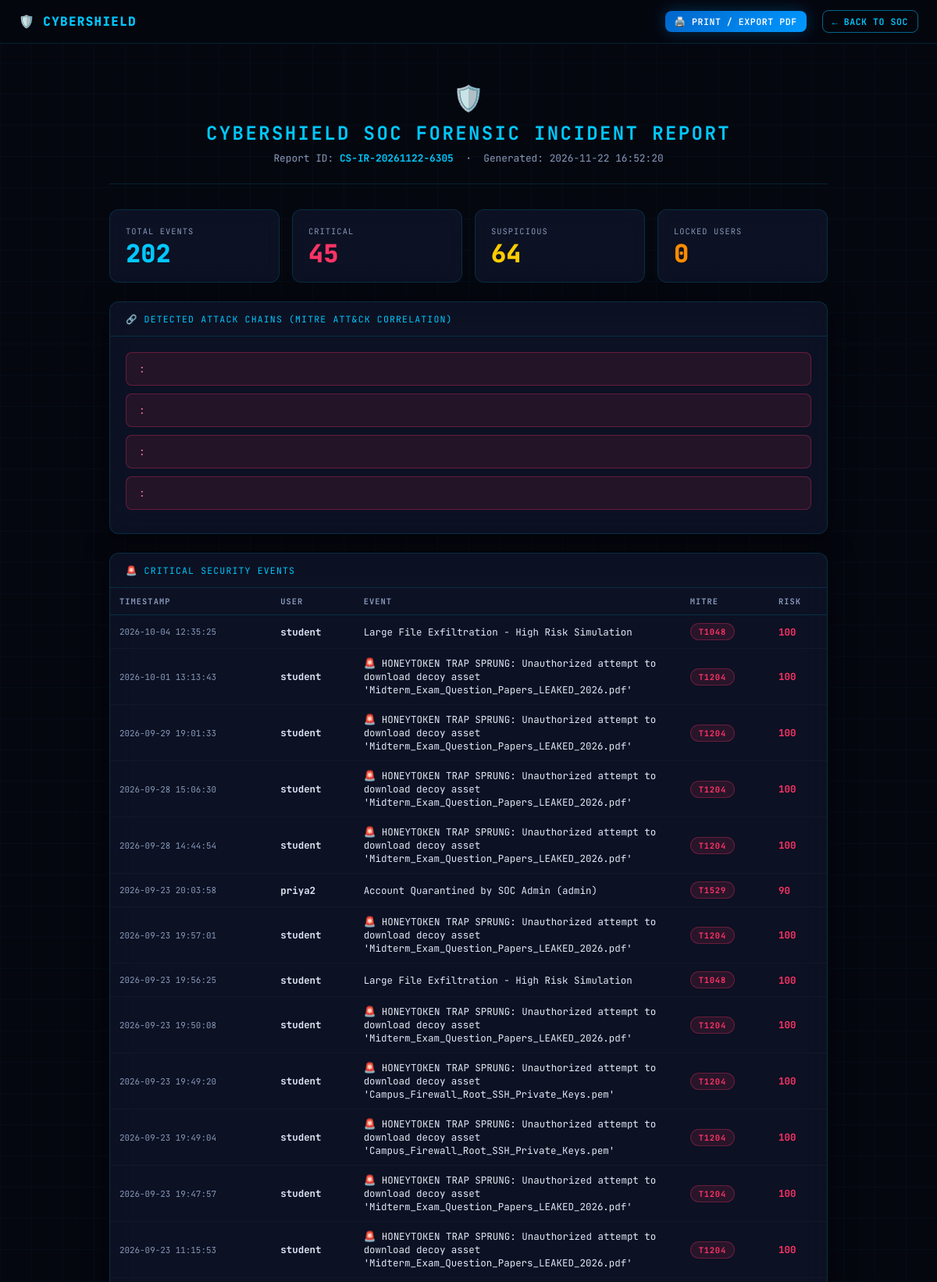
/admin/incident-report (signed in, upper part), run on the app's committed database.
### tables this page shows
CREATE TABLE activities (
            id INTEGER PRIMARY KEY AUTOINCREMENT,
            username TEXT NOT NULL,
            activity TEXT NOT NULL,
            risk_score INTEGER DEFAULT 0,
            threat_level TEXT DEFAULT 'Normal'
        , timestamp TEXT, mitre_id TEXT DEFAULT 'T1078');

### app.py (the view)
@app.route("/admin/incident-report")
def admin_incident_report():
    if session.get("role") != "admin":
        return "Access Denied: SOC Administrator privileges required.", 403
    stats = get_security_stats()
    activities = get_all_activities(limit=100)
    critical_events = [a for a in activities if a.get("threat_level") == "Critical"]
    users = get_all_users()
    locked_users = [u for u in users if u.get("is_locked") == 1]
    policies = get_all_policies()
    act_texts = [a["activity"] for a in reversed(activities)]
    detected_chains = detect_attack_chain(act_texts, window_size=20)
    report_id = f"CS-IR-{datetime.now().strftime('%Y%m%d')}-{random.randint(1000, 9999)}"
    return render_template(
        "incident_report.html",
        report_id=report_id,
        stats=stats,
        activities=activities[:25],
        critical_events=critical_events,
        locked_users=locked_users,
        policies=policies,
        detected_chains=detected_chains,
        generated_at=datetime.now().strftime("%Y-%m-%d %H:%M:%S")
    )

### database.py (called while the page is built)
def get_connection():
    conn = sqlite3.connect(DATABASE)
    conn.row_factory = sqlite3.Row
    return conn

def get_all_users():
    conn = get_connection()
    cursor = conn.cursor()
    cursor.execute("""
        SELECT id, username, email, phone, role, trust_score, is_locked, failed_attempts, last_login_time, last_login_location
        FROM users
        ORDER BY id ASC
    """)
    rows = cursor.fetchall()
    conn.close()
    return [dict(r) for r in rows]

def get_all_activities(limit=50):
    conn = get_connection()
    cursor = conn.cursor()
    cursor.execute("""
        SELECT a.id, a.username, a.activity, a.risk_score, a.threat_level, COALESCE(a.mitre_id, 'T1078') as mitre_id, a.timestamp, u.trust_score
        FROM activities a
        LEFT JOIN users u ON a.username = u.username
        ORDER BY a.id DESC
        LIMIT ?
    """, (limit,))
    rows = cursor.fetchall()
    conn.close()
    return [dict(r) for r in rows]

def get_all_policies():
    conn = get_connection()
    cursor = conn.cursor()
    cursor.execute("SELECT key, value, description FROM security_policies ORDER BY key ASC")
    rows = cursor.fetchall()
    conn.close()
    return [dict(r) for r in rows]

### templates/incident_report.html (shortened to what this page needs)
<!DOCTYPE html>
<html lang="en">
<head>
<link rel="stylesheet" href="/static/css/cybershield.css">
</head>
<body>
<nav class="navbar no-print">
  <a class="navbar-brand" href="/admin"><span class="shield-icon">🛡️</span> CYBERSHIELD</a>
  <div class="nav-links">
    <button onclick="window.print()" class="btn btn-primary btn-sm">🖨️ Print / Export PDF</button>
    <a href="/admin" class="btn btn-outline btn-sm">← Back to SOC</a>
  </div>
</nav>
<div class="main-container" style="max-width:960px;">
  <div style="text-align:center;margin-bottom:32px;padding:24px;border-bottom:1px solid var(--border);">
    <div style="font-size:2rem;margin-bottom:8px;">🛡️</div>
    <h1 style="font-size:1.5rem;letter-spacing:0.1em;color:var(--cyan);">CYBERSHIELD SOC FORENSIC INCIDENT REPORT</h1>
    <div style="font-size:0.8rem;color:var(--text-secondary);margin-top:8px;">
      Report ID: <strong style="color:var(--cyan);">{{ report_id }}</strong>
      &nbsp;·&nbsp; Generated: {{ generated_at }}
    </div>
  </div>
  <div class="grid-4 mb-3">
    <div class="stat-tile">
      <div class="stat-label">Total Events</div>
      <div class="stat-value text-cyan">{{ stats.total_events }}</div>
    </div>
    <div class="stat-tile">
      <div class="stat-label">Critical</div>
      <div class="stat-value text-red">{{ stats.critical_events }}</div>
    </div>
    <div class="stat-tile">
      <div class="stat-label">Suspicious</div>
      <div class="stat-value text-yellow">{{ stats.suspicious_events }}</div>
    </div>
    <div class="stat-tile">
      <div class="stat-label">Locked Users</div>
      <div class="stat-value text-orange">{{ locked_users|length }}</div>
    </div>
  </div>
  {% if detected_chains %}
  <div class="card mb-3">
    <div class="card-header">🔗 Detected Attack Chains (MITRE ATT&CK Correlation)</div>
    <div class="card-body">
      {% for chain in detected_chains %}
      <div class="alert alert-danger" style="margin-bottom:10px;">
        <strong>{{ chain.name }}</strong>: {{ chain.description }}
      </div>
      {% endfor %}
    </div>
  </div>
  {% endif %}
  {% if critical_events %}
  <div class="card mb-3">
    <div class="card-header">🚨 Critical Security Events</div>
    <div class="card-body" style="padding:0;">
      <table class="soc-table">
        <thead><tr><th>Timestamp</th><th>User</th><th>Event</th><th>MITRE</th><th>Risk</th></tr></thead>
        <tbody>
          {% for a in critical_events %}
          <tr>
            <td style="font-size:0.68rem;color:var(--text-secondary);">{{ a.timestamp }}</td>
            <td><strong>{{ a.username }}</strong></td>
            <td style="max-width:300px;">{{ a.activity }}</td>
            <td><span class="badge badge-critical">{{ a.mitre_id }}</span></td>
            <td style="color:var(--red);font-weight:700;">{{ a.risk_score }}</td>
          </tr>
          {% endfor %}
        </tbody>
      </table>
    </div>
  </div>
  {% endif %}
</div>
</body>
</html>

### static/css/cybershield.css (style rules this page uses)
:root { --bg-dark: #05070f; --bg-card: rgba(14,20,40,0.80); --border: rgba(0,200,255,0.15); --border-glow: rgba(0,200,255,0.5); --cyan: #00c8ff; --cyan-dim: #0099cc; --green: #00ff88; --yellow: #ffcc00; --orange: #ff8c00; --red: #ff3366; --purple: #9b59ff; --text-primary: #e2e8f7; --text-secondary: #8899bb; --text-muted: #445577; --radius: 12px; --radius-sm: 8px; --transition: 0.25s ease; }
* { box-sizing: border-box; margin: 0; padding: 0; }
body { font-family: JetBrains Mono, Courier New, monospace; background: var(--bg-dark); color: var(--text-primary); min-height: 100vh; overflow-x: hidden; }
body::before { content: ''; position: fixed; inset: 0; z-index: 0; background-image: linear-gradient(rgba(0,200,255,0.03) 1px,transparent 1px),linear-gradient(90deg,rgba(0,200,255,0.03) 1px,transparent 1px); background-size: 40px 40px; pointer-events: none; }
h1,h2,h3 { font-weight: 700; letter-spacing: 0.03em; }
.card { background: var(--bg-card); border: 1px solid var(--border); border-radius: var(--radius); backdrop-filter: blur(16px); -webkit-backdrop-filter: blur(16px); box-shadow: 0 4px 32px rgba(0,0,0,0.5); transition: border-color var(--transition),box-shadow var(--transition); }
.card-header { display: flex; align-items: center; gap: 10px; padding: 14px 20px; border-bottom: 1px solid var(--border); font-size: 0.72rem; text-transform: uppercase; letter-spacing: 0.1em; color: var(--cyan); }
.card-body { padding: 20px; }
.btn { display: inline-flex; align-items: center; gap: 8px; padding: 10px 20px; border: none; border-radius: var(--radius-sm); font-family: inherit; font-size: 0.78rem; font-weight: 600; letter-spacing: 0.05em; text-transform: uppercase; cursor: pointer; text-decoration: none; transition: all var(--transition); }
.btn-primary { background: linear-gradient(135deg,#0066cc,#0099ff); color: #fff; box-shadow: 0 0 20px rgba(0,153,255,0.3); }
.btn-outline { background: transparent; border: 1px solid var(--border-glow); color: var(--cyan); }
.btn-sm { padding: 6px 12px; font-size: 0.72rem; }
.badge { display: inline-block; padding: 3px 10px; border-radius: 20px; font-size: 0.65rem; font-weight: 700; letter-spacing: 0.08em; text-transform: uppercase; }
.badge-critical { background: rgba(255,51,102,0.12); color: var(--red); border: 1px solid rgba(255,51,102,0.3); }
.navbar { position: sticky; top: 0; z-index: 100; display: flex; align-items: center; justify-content: space-between; padding: 0 24px; height: 56px; background: rgba(5,7,15,0.95); border-bottom: 1px solid var(--border); backdrop-filter: blur(20px); }
.navbar-brand { display: flex; align-items: center; gap: 10px; font-size: 1rem; font-weight: 800; letter-spacing: 0.08em; color: var(--cyan); text-decoration: none; }
.nav-links { display: flex; align-items: center; gap: 20px; }
.grid-4 { display: grid; grid-template-columns: repeat(4,1fr); gap: 16px; }
.main-container { max-width: 1400px; margin: 0 auto; padding: 24px 20px; position: relative; z-index: 1; }
.stat-tile { padding: 20px; border-radius: var(--radius); background: var(--bg-card); border: 1px solid var(--border); backdrop-filter: blur(12px); display: flex; flex-direction: column; gap: 6px; }
.stat-label { font-size: 0.65rem; text-transform: uppercase; letter-spacing: 0.1em; color: var(--text-secondary); }
.stat-value { font-size: 2rem; font-weight: 800; line-height: 1; }
.text-cyan { color: var(--cyan); }
.text-yellow { color: var(--yellow); }
.text-red { color: var(--red); }
.text-orange { color: var(--orange); }
.soc-table { width: 100%; border-collapse: collapse; font-size: 0.78rem; }
.soc-table th { padding: 10px 12px; text-align: left; color: var(--text-secondary); font-size: 0.65rem; text-transform: uppercase; letter-spacing: 0.1em; border-bottom: 1px solid var(--border); }
.soc-table td { padding: 10px 12px; border-bottom: 1px solid rgba(255,255,255,0.03); vertical-align: middle; }
.alert { padding: 12px 16px; border-radius: var(--radius-sm); font-size: 0.8rem; margin-bottom: 16px; }
.alert-danger { background: rgba(255,51,102,0.1); border: 1px solid rgba(255,51,102,0.3); color: #ff7799; }
.mb-3 { margin-bottom:24px; }

### data on the page
activities: timestamp "2026-10-04 12:35:25", username "student", activity "Large File Exfiltration - High Risk Simulation", mitre_id "T1048", risk_score "100"
activities: timestamp "2026-10-01 13:13:43", username "student", activity "🚨 HONEYTOKEN TRAP SPRUNG: Unauthorized attempt to download decoy asset 'Midterm_Exam_Question_Papers_LEAKED_2026.pdf'", mitre_id "T1204", risk_score "100"
activities: timestamp "2026-09-29 19:01:33", username "student", activity "🚨 HONEYTOKEN TRAP SPRUNG: Unauthorized attempt to download decoy asset 'Midterm_Exam_Question_Papers_LEAKED_2026.pdf'", mitre_id "T1204", risk_score "100"
activities: timestamp "2026-09-28 15:06:30", username "student", activity "🚨 HONEYTOKEN TRAP SPRUNG: Unauthorized attempt to download decoy asset 'Midterm_Exam_Question_Papers_LEAKED_2026.pdf'", mitre_id "T1204", risk_score "100"
activities: timestamp "2026-09-28 14:44:54", username "student", activity "🚨 HONEYTOKEN TRAP SPRUNG: Unauthorized attempt to download decoy asset 'Midterm_Exam_Question_Papers_LEAKED_2026.pdf'", mitre_id "T1204", risk_score "100"
activities: timestamp "2026-09-23 20:03:58", username "priya2", activity "Account Quarantined by SOC Admin (admin)", mitre_id "T1529", risk_score "90"
activities: timestamp "2026-09-23 19:57:01", username "student", activity "🚨 HONEYTOKEN TRAP SPRUNG: Unauthorized attempt to download decoy asset 'Midterm_Exam_Question_Papers_LEAKED_2026.pdf'", mitre_id "T1204", risk_score "100"
activities: timestamp "2026-09-23 19:56:25", username "student", activity "Large File Exfiltration - High Risk Simulation", mitre_id "T1048", risk_score "100"
activities: timestamp "2026-09-23 19:50:08", username "student", activity "🚨 HONEYTOKEN TRAP SPRUNG: Unauthorized attempt to download decoy asset 'Midterm_Exam_Question_Papers_LEAKED_2026.pdf'", mitre_id "T1204", risk_score "100"
activities: timestamp "2026-09-23 19:49:20", username "student", activity "🚨 HONEYTOKEN TRAP SPRUNG: Unauthorized attempt to download decoy asset 'Campus_Firewall_Root_SSH_Private_Keys.pem'", mitre_id "T1204", risk_score "100"
activities: timestamp "2026-09-23 19:49:04", username "student", activity "🚨 HONEYTOKEN TRAP SPRUNG: Unauthorized attempt to download decoy asset 'Campus_Firewall_Root_SSH_Private_Keys.pem'", mitre_id "T1204", risk_score "100"
activities: timestamp "2026-09-23 19:47:57", username "student", activity "🚨 HONEYTOKEN TRAP SPRUNG: Unauthorized attempt to download decoy asset 'Midterm_Exam_Question_Papers_LEAKED_2026.pdf'", mitre_id "T1204", risk_score "100"
activities: timestamp "2026-09-23 11:15:53", username "student", activity "🚨 HONEYTOKEN TRAP SPRUNG: Unauthorized attempt to download decoy asset 'Midterm_Exam_Question_Papers_LEAKED_2026.pdf'", mitre_id "T1204", risk_score "100"

### other printed values
{{ stats.total_events }} "202"
{{ stats.critical_events }} "45"
{{ stats.suspicious_events }} "64"
{{ locked_users|length }} "0"
